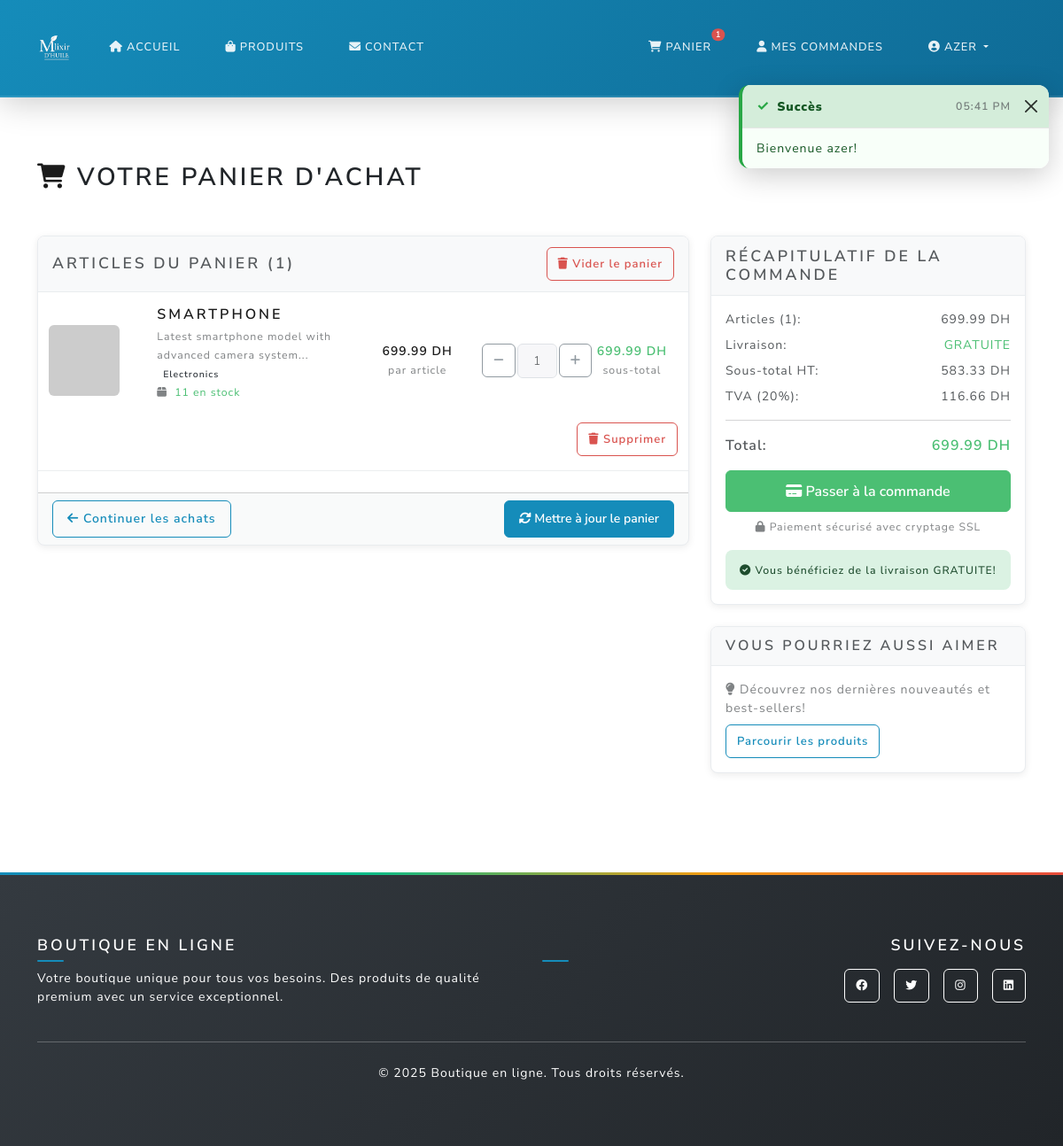
Page /cart (signed in) on the committed database.
### main.py (models this page shows)
class User(UserMixin, db.Model):
    id = db.Column(db.Integer, primary_key=True)
    username = db.Column(db.String(80), unique=True, nullable=False)
    email = db.Column(db.String(120), unique=True, nullable=False)
    password_hash = db.Column(db.String(120), nullable=False)
    phone = db.Column(db.String(20), nullable=True)
    address = db.Column(db.Text, nullable=True)
    ville = db.Column(db.String(100), nullable=True)  # NEW FIELD
    code_postal = db.Column(db.String(10), nullable=True)  # NEW FIELD
    is_admin = db.Column(db.Boolean, default=False)
    orders = db.relationship('Order', backref='user', lazy=True)

class Product(db.Model):
    id = db.Column(db.Integer, primary_key=True)
    name = db.Column(db.String(100), nullable=False)
    description = db.Column(db.Text, nullable=False)
    price = db.Column(db.Float, nullable=False)
    image_url = db.Column(db.String(200), default='https://via.placeholder.com/300x200')
    stock = db.Column(db.Integer, default=0)
    category = db.Column(db.String(50), nullable=False)

class ShippingSettings(db.Model):
    id = db.Column(db.Integer, primary_key=True)
    free_shipping_threshold = db.Column(db.Float, nullable=False, default=500.0)  # 500 DH
    standard_shipping_cost = db.Column(db.Float, nullable=False, default=30.0)  # 30 DH
    express_shipping_cost = db.Column(db.Float, nullable=False, default=60.0)  # 60 DH
    tax_rate = db.Column(db.Float, nullable=False, default=0.2)  # 20% VAT
    currency = db.Column(db.String(5), nullable=False, default='DH')
    updated_by = db.Column(db.Integer, db.ForeignKey('user.id'), nullable=True)
    updated_at = db.Column(db.DateTime, default=db.func.current_timestamp())

### main.py (the view)
@app.route('/cart')
@login_required
def cart():
    cart_items_query = db.session.query(Cart, Product)\
        .join(Product, Cart.product_id == Product.id)\
        .filter(Cart.user_id == current_user.id)\
        .order_by(Cart.created_at.desc())\
        .all()
    cart_items = []
    total = 0
    for cart_item, product in cart_items_query:
        if product.stock <= 0:
            db.session.delete(cart_item)
            continue
        if cart_item.quantity > product.stock:
            cart_item.quantity = product.stock
            db.session.commit()
        subtotal = product.price * cart_item.quantity
        cart_items.append({
            'cart_item': cart_item,
            'product': product,
            'quantity': cart_item.quantity,
            'subtotal': subtotal
        })
        total += subtotal
    db.session.commit()
    settings = get_shipping_settings()
    subtotal_ht = total / (1 + settings.tax_rate)
    tax_amount = total - subtotal_ht
    shipping_amount = 0 if total >= settings.free_shipping_threshold else settings.standard_shipping_cost
    grand_total = total + shipping_amount
    return render_template('cart.html',
                         cart_items=cart_items,
                         total=total,
                         tax_amount=tax_amount,
                         subtotal_ht=subtotal_ht,
                         shipping_amount=shipping_amount,
                         grand_total=grand_total,
                         free_shipping_threshold=settings.free_shipping_threshold,
                         standard_shipping_cost=settings.standard_shipping_cost,
                         tax_rate=settings.tax_rate)

### templates/cart.html (shortened to what this page needs)
{% extends "base.html" %}
{% block content %}
<div style="padding-top: 80px;"></div>
<div style="padding-top: 80px;"></div>
<div class="container py-4">
  <div class="row">
    <div class="col-12">
      <h2 class="mb-4">
        <i class="fas fa-shopping-cart text-primary"></i>
        Votre panier d'achat
      </h2>
    </div>
  </div>
  {% if cart_items %}
  <div class="row">
    <div class="col-lg-8">
      <div class="card">
        <div class="card-header d-flex justify-content-between align-items-center">
          <h5 class="mb-0">Articles du panier ({{ cart_items|length }})</h5>
          <a href="{{ url_for('clear_cart') }}" class="btn btn-outline-danger btn-sm"
             onclick="return confirm('Êtes-vous sûr de vouloir vider votre panier?')">
            <i class="fas fa-trash"></i> Vider le panier
          </a>
        </div>
        <div class="card-body p-0">
          <form method="POST" action="{{ url_for('update_cart') }}">
            {% for item in cart_items %}
            <div class="row align-items-center border-bottom py-3 mx-0">
              <div class="col-md-2 col-sm-3">
                <img src="{{ item.product.image_url }}"
                     alt="{{ item.product.name }}"
                     class="img-fluid rounded"
                     style="width: 80px; height: 80px; object-fit: cover;"
                     onerror="this.src='https://via.placeholder.com/80x80?text=No+Image';">
              </div>
              <div class="col-md-4 col-sm-9">
                <h6 class="mb-1">
                  <a href="{{ url_for('product_detail', product_id=item.product.id) }}"
                     class="text-decoration-none">
                    {{ item.product.name }}
                  </a>
                </h6>
                <small class="text-muted">{{ item.product.description[:60] }}...</small>
                <br>
                <span class="badge bg-secondary">{{ item.product.category }}</span>
                <br>
                <small class="text-muted">
                  <i class="fas fa-box me-1"></i>
                  {% if item.product.stock > 0 %}
                    <span class="text-success">{{ item.product.stock }} en stock</span>
                  {% else %}
                    <span class="text-danger">Rupture de stock</span>
                  {% endif %}
                </small>
              </div>
              <div class="col-md-2 col-6 text-center">
                <div class="fw-bold text-primary">
                  {{ "%.2f"|format(item.product.price) }} DH
                </div>
                <small class="text-muted">par article</small>
              </div>
              <div class="d-inline-flex align-items-center" style="gap: 2px; max-width: 120px;">
                <button style="width: 40px;" type="button" class="btn btn-outline-secondary btn-sm"
                  onclick="changeQuantity('quantity_{{ item.product.id }}', -1)">
                  <i class="fas fa-minus"></i>
                </button>
                <input type="number" id="quantity_{{ item.product.id }}"
                  name="quantity_{{ item.product.id }}"
                  value="{{ item.quantity }}"
                  min="1"
                  max="{{ item.product.stock }}"
                  class="form-control form-control-sm text-center quantity-input"
                  style="width: 45px;"
                  data-price="{{ item.product.price }}"
                  onchange="updateSubtotal({{ item.product.id }})">
                <button style="width: 40px;" type="button" class="btn btn-outline-secondary btn-sm"
                  onclick="changeQuantity('quantity_{{ item.product.id }}', 1)"
                  {% if item.quantity >= item.product.stock %}disabled{% endif %}>
                  <i class="fas fa-plus"></i>
                </button>
              </div>
              <div class="col-md-2 col-6 text-center">
                <div class="fw-bold text-success" id="subtotal_{{ item.product.id }}">
                  {{ "%.2f"|format(item.subtotal) }} DH
                </div>
                <small class="text-muted">sous-total</small>
              </div>
              <div class="col-md-12 col-6 mt-2 text-end">
                <a href="{{ url_for('remove_from_cart', product_id=item.product.id) }}"
                   class="btn btn-outline-danger btn-sm"
                   onclick="return confirm('Supprimer {{ item.product.name }} du panier?')">
                  <i class="fas fa-trash"></i> Supprimer
                </a>
              </div>
            </div>
            {% endfor %}
            <div class="card-footer">
              <div class="d-flex justify-content-between align-items-center">
                <a href="{{ url_for('products') }}" class="btn btn-outline-primary">
                  <i class="fas fa-arrow-left"></i> Continuer les achats
                </a>
                <button type="submit" class="btn btn-primary">
                  <i class="fas fa-sync-alt"></i> Mettre à jour le panier
                </button>
              </div>
            </div>
          </form>
        </div>
      </div>
    </div>
    <div class="col-lg-4">
      <div class="card">
        <div class="card-header">
          <h5 class="mb-0">Récapitulatif de la commande</h5>
        </div>
        <div class="card-body">
          <div class="d-flex justify-content-between mb-2">
            <span>Articles ({{ cart_items|length }}):</span>
            <span id="itemsTotal">{{ "%.2f"|format(total) }} DH</span>
          </div>
          <div class="d-flex justify-content-between mb-2">
            <span>Livraison:</span>
            <span class="text-success" id="shipping">
              {% if total >= free_shipping_threshold %}
                GRATUITE
              {% else %}
                {{ "%.2f"|format(standard_shipping_cost) }} DH
              {% endif %}
            </span>
          </div>
          {% set subtotal_ht = total / (1 + tax_rate) %}
          {% set tax_amount = total - subtotal_ht %}
          <div class="d-flex justify-content-between mb-2">
            <span>Sous-total HT:</span>
            <span id="subtotalHT">{{ "%.2f"|format(subtotal_ht) }} DH</span>
          </div>
          <div class="d-flex justify-content-between mb-3">
            <span>TVA ({{ "%.0f"|format(tax_rate * 100) }}%):</span>
            <span id="tax">{{ "%.2f"|format(tax_amount) }} DH</span>
          </div>
          <hr>
          {% set shipping_amount = 0 if total >= free_shipping_threshold else standard_shipping_cost %}
          {% set grand_total = total + shipping_amount %}
          <div class="d-flex justify-content-between mb-3">
            <span class="fw-bold fs-5">Total:</span>
            <span class="fw-bold fs-5 text-success" id="grandTotal">
              {{ "%.2f"|format(grand_total) }} DH
            </span>
          </div>
          <div class="d-grid gap-2">
            <button type="button" class="btn btn-success btn-lg" data-bs-toggle="modal" data-bs-target="#checkoutModal">
              <i class="fas fa-credit-card"></i> Passer à la commande
            </button>
            <small class="text-muted text-center">
              <i class="fas fa-lock"></i> Paiement sécurisé avec cryptage SSL
            </small>
          </div>
          {% if total < free_shipping_threshold %}
          <div class="alert alert-info mt-3 mb-0">
            <small>
              <i class="fas fa-info-circle"></i>
              Ajoutez {{ "%.2f"|format(free_shipping_threshold - total) }} DH de plus pour bénéficier de la livraison GRATUITE!
            </small>
          </div>
          {% else %}
          <div class="alert alert-success mt-3 mb-0">
            <small>
              <i class="fas fa-check-circle"></i>
              Vous bénéficiez de la livraison GRATUITE!
            </small>
          </div>
          {% endif %}
        </div>
      </div>
      <div class="card mt-4">
        <div class="card-header">
          <h6 class="mb-0">Vous pourriez aussi aimer</h6>
        </div>
        <div class="card-body">
          <p class="text-muted mb-0">
            <i class="fas fa-lightbulb"></i>
            Découvrez nos dernières nouveautés et best-sellers!
          </p>
          <a href="{{ url_for('products') }}" class="btn btn-outline-primary btn-sm mt-2">
            Parcourir les produits
          </a>
        </div>
      </div>
    </div>
  </div>
  {% endif %}
</div>
{% endblock %}

### templates/base.html (shortened to what this page needs)
<!DOCTYPE html>
<html lang="fr">
  <head>
    <link
      href="https://cdn.jsdelivr.net/npm/bootswatch@5.3.2/dist/lux/bootstrap.min.css"
      rel="stylesheet"
    />
    <link
      href="https://cdnjs.cloudflare.com/ajax/libs/font-awesome/6.0.0/css/all.min.css"
      rel="stylesheet"
    />
    <link
      href="{{ url_for('static', filename='css/style.css') }}"
      rel="stylesheet"
    />
  </head>
  <body>
    <nav class="navbar navbar-expand-lg navbar-dark {% if request.endpoint in ['home', 'contact'] %}navbar-transparent{% else %}navbar-solid{% endif %}" id="mainNavbar">
      <div class="container">
        <a class="navbar-brand d-flex align-items-center fw-bold" href="{{ url_for('home') }}">
          <img src="{{ url_for('static', filename='img/image1.png') }}"
               alt="E-SHOP Logo"
               style="height:40px; width:auto; border-radius:8px;">
        </a>
        <div class="collapse navbar-collapse" id="navbarNav">
          <ul class="navbar-nav me-auto">
            <li class="nav-item">
              <a class="nav-link" href="{{ url_for('home') }}">
                <i class="fas fa-home me-1"></i>Accueil
              </a>
            </li>
            <li class="nav-item">
              <a class="nav-link" href="{{ url_for('products') }}">
                <i class="fas fa-shopping-bag me-1"></i>Produits
              </a>
            </li>
            <li class="nav-item">
              <a class="nav-link" href="{{ url_for('contact') }}">
                <i class="fas fa-envelope me-1"></i>Contact
              </a>
            </li>
          </ul>
          <ul class="navbar-nav">
            {% if current_user.is_authenticated %}
              <li class="nav-item">
                <a class="nav-link position-relative" href="{{ url_for('cart') }}">
                  <i class="fas fa-shopping-cart me-1"></i>Panier
                  {% if cart_total_quantity is defined and cart_total_quantity > 0 %}
                    <span class="position-absolute top-0 start-100 translate-middle badge rounded-pill bg-danger">
                      {{ cart_total_quantity }}
                    </span>
                  {% elif session.cart and session.cart|length > 0 %}
                    <span class="position-absolute top-0 start-100 translate-middle badge rounded-pill bg-danger">
                      {{ session.cart|length }}
                      <span class="visually-hidden">articles dans le panier</span>
                    </span>
                  {% endif %}
                </a>
              </li>
              <li class="nav-item">
                <a class="nav-link" href="{{ url_for('dashboard') }}">
                  <i class="fas fa-user me-1"></i>Mes commandes
                </a>
              </li>
              <li class="nav-item dropdown">
                <a class="nav-link dropdown-toggle" href="#" role="button" data-bs-toggle="dropdown">
                  <i class="fas fa-user-circle me-1"></i>{{ current_user.username }}
                </a>
              </li>
            {% endif %}
          </ul>
        </div>
      </div>
    </nav>
    <main>{% block content %}{% endblock %}</main>
    <footer class="bg-dark text-white py-5 mt-5">
      <div class="container">
        <div class="row">
          <div class="col-md-6">
            <h5 class="fw-bold mb-3">Boutique en ligne</h5>
            <p class="text-white">
              Votre boutique unique pour tous vos besoins. Des produits de qualité
              premium avec un service exceptionnel.
            </p>
          </div>
          <div class="col-md-6 text-md-end">
            <h5 class="fw-bold mb-3">Suivez-nous</h5>
            <div class="d-flex justify-content-md-end gap-3">
              <a href="#" class="btn btn-outline-light btn-sm">
                <i class="fab fa-facebook"></i>
              </a>
              <a href="#" class="btn btn-outline-light btn-sm">
                <i class="fab fa-twitter"></i>
              </a>
              <a href="#" class="btn btn-outline-light btn-sm">
                <i class="fab fa-instagram"></i>
              </a>
              <a href="#" class="btn btn-outline-light btn-sm">
                <i class="fab fa-linkedin"></i>
              </a>
            </div>
          </div>
        </div>
        <hr class="my-4" />
        <div class="text-center">
          <p class="text-white mb-0">
            &copy; <span id="year"></span> Boutique en ligne. Tous droits réservés.
          </p>
        </div>
      </div>
    </footer>
    <div class="toast-container position-fixed end-0 p-3" style="z-index: 1045; top: 80px;" id="toastContainer">
    </div>
  </body>
</html>

### rows in the picture
User: username "AZER"
Product: product.name "SMARTPHONE", product "Latest smartphone model with advanced camera system", product.category "Electronics", product.stock "11", product.price "699.99"
ShippingSettings: tax_rate*100 "20"

### other values in the picture
{{ cart_total_quantity }} "1"
{{ cart_items|length }} "1"
{{ "%.2f"|format(item.subtotal) }} "699.99"
{{ "%.2f"|format(total) }} "699.99"
{{ "%.2f"|format(subtotal_ht) }} "583.33"
{{ "%.2f"|format(tax_amount) }} "116.66"
{{ "%.2f"|format(grand_total) }} "699.99"
